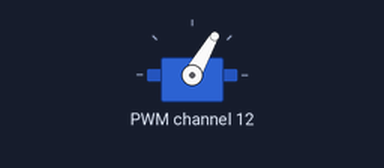
Bench run of a program on a simulated Raspberry Pi (BCM pin numbers). On the bench: servo. Servo angles are drawn from the pulse width (0.5 ms = 0°, 2.5 ms = 180°). At 32.3 s the program stops and its outputs stay as they are.

Above: at 1.8 s.
At 13.9 s:
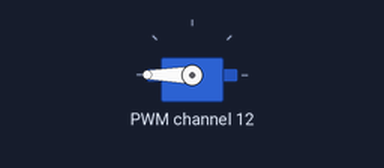
At 23.08 s:
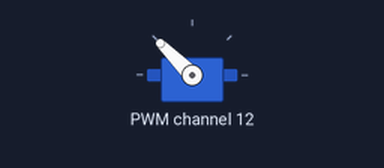
At 32.3 s:
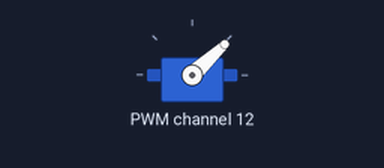
Timing chart, 0 to 33.8 s (numbered marks = the images above):
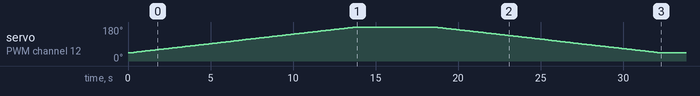

Measured:
- by itself, servo on PWM channel 12: rises from 43° to 180° in 13.7 s, then falls to 43° in 18.4 s

The program:

servoTester.py
```python
# -*- coding: utf-8 -*-
import numpy as np
import time
import math
import RPi.GPIO as GPIO

# add paths to make some things work
import sys

sys.path.append('/home/pi/Adafruit-Raspberry-Pi-Python-Code/Adafruit_PWM_Servo_Driver')
from Adafruit_PWM_Servo_Driver import PWM

StepsPM = 3 # 11.27µs . Servo steps per move
ServoFreq = 65 # Hz. gives 3.756 microsecond per step resolution (4096 steps)
ServoTurnMargin = 4 # degrees or greater before servo moves.

ServoLR = PWM(0x40)
ServoLR.setPWMFreq(ServoFreq)
ServoLRpin = 12
ServoLRmiddle = 496 # step count. 1502µs
ServoLRmin = ServoLRmiddle - 237 # step count. 1063µs. 79° from middle
ServoLRmax =  ServoLRmiddle + 237 # step count. 1942µs. 79° from middle
ServoLRpos = ServoLRmiddle

ServoUD = PWM(0x40)
ServoUD.setPWMFreq(ServoFreq)
ServoUDpin = 13
ServoUDmiddle = 496 # step count. 1502µs
ServoUDmin = ServoUDmiddle - 237 # step count. 1063µs. 79° from middle
ServoUDmax =  ServoUDmiddle + 237 # step count. 1942µs. 79° from middle
ServoUDpos = ServoUDmiddle

step = ServoLRmin
while (step <=  ServoLRmax):
    ServoLR.setPWM(ServoLRpin, 0, step) # channel, on, off
    step += StepsPM
    time.sleep(.1)

while (step >=  ServoLRmin):
    ServoLR.setPWM(ServoLRpin, 0, step) # channel, on, off
    step -= StepsPM
    time.sleep(.1)
```
